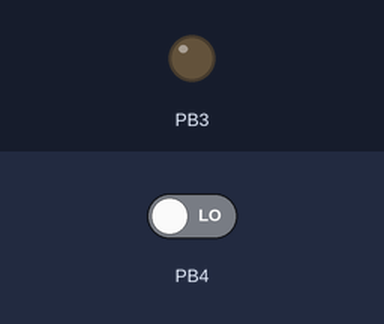
This sketch was run on a simulated ATtiny85, built with avr-gcc and run on an emulated ATtiny85. On the bench: output pins drawn as LEDs (lit = HIGH). Inputs (shaded band) come from the test bench; at power-on: PB4 LOW.

Above: at 1.2 s.
1.3 s: PB4 driven HIGH
At 2.4 s:
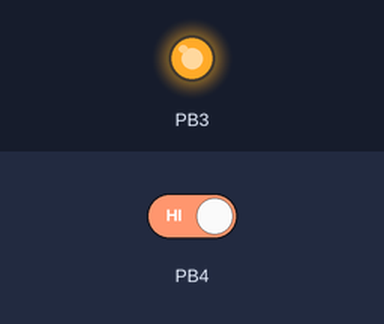
2.8 s: PB4 driven LOW
At 3.5 s:
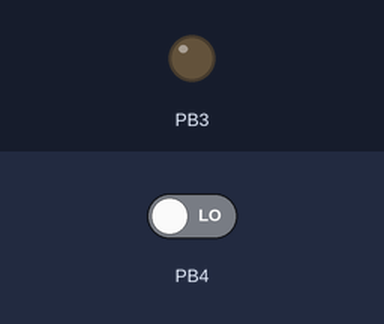
Timing chart, 0 to 5.8 s (numbered marks = the images above; inputs shaded):
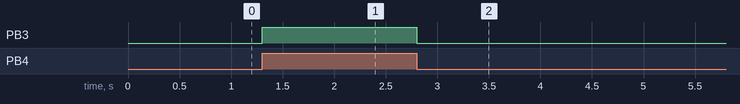

Measured:
- after the input at 1.3 s, PB3: LOW → HIGH at once
- after the input at 2.8 s, PB3: HIGH → LOW at once

The sketch:

A7.ino
```cpp
// Codigo Attiny85
//
void setup()
{
  pinMode(3, OUTPUT);
  pinMode(4, INPUT);
}

void loop()
{
  if(digitalRead(4)==HIGH){
    digitalWrite(3,HIGH);
  }
  else{
    digitalWrite(3,LOW);
  }
}
```
